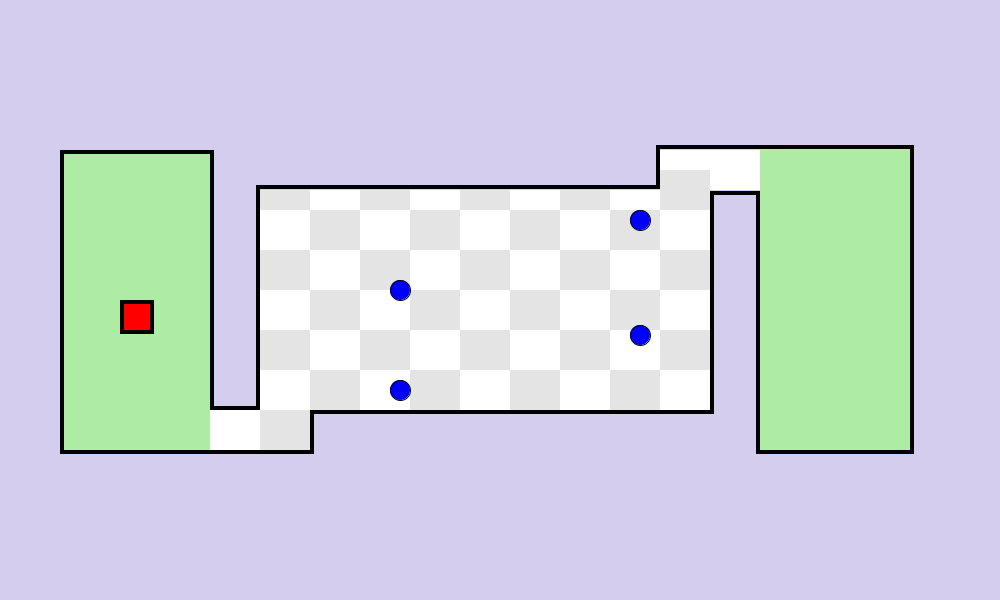
Frame 1 (no input)
Frame 60 (the mouse pressed at the canvas centre just before this capture): identical to frame 1, image omitted
Frame 120 (the mouse held since frame 60 and released just before this capture): identical to frame 1, image omitted

The Processing sketch that drew this single still picture (run headless with seeded random() and noise(); from frame 60 on, the mouse is pressed at the canvas centre):

// Processing sketch: processing_141133
// ── processing_141133.pde

void setup(){
  size(1000,600);
  background(213,205,237);
}
void draw(){
  noStroke();
  fill(174,236,166);
  rect(60,150,150,300);
  fill(255);
  rect(210,410,100,40);
  rect(260,190,450,220);
  rect(660,150,100,40);
  fill(174,236,166);
  rect(760,150,150,300);
  fill(228,228,228);
  rect(260,410,50,40);
  rect(260,330,50,40);
  rect(260,250,50,40);
  rect(260,190,50,20);
  rect(310,370,50,40);
  rect(310,290,50,40);
  rect(310,210,50,40);
  rect(360,330,50,40);
  rect(360,250,50,40);
  rect(360,190,50,20);
  rect(410,370,50,40);
  rect(410,290,50,40);
  rect(410,210,50,40);
  rect(460,330,50,40);
  rect(460,250,50,40);
  rect(460,190,50,20);
  rect(510,370,50,40);
  rect(510,290,50,40);
  rect(510,210,50,40);
  rect(560,330,50,40);
  rect(560,250,50,40);
  rect(560,190,50,20);
  rect(610,370,50,40);
  rect(610,290,50,40);
  rect(610,210,50,40);
  rect(660,330,50,40);
  rect(660,250,50,40);
  rect(660,170,50,40);
  fill(0);
  rect(60,150,4,300);
  rect(60,150,150,4);
  rect(60,450,250,4);
  rect(210,150,4,260);
  rect(210,406,50,4);
  rect(256,188,4,222);
  rect(256,185,400,4); 
  rect(660,145,250,4);
  rect(656,145,4,44);
  rect(910,145,4,305);
  rect(760,450,154,4);
  rect(756,191,4,263);
  rect(710,191,50,4);
  rect(710,191,4,220);
  rect(314,410,400,4);
  rect(310,410,4,44);
  
  fill(255,0,0);
  rect(120,300,30,30);
  fill(0);
  rect(120,300,30,4);
  rect(120,300,4,30);
  rect(120,330,30,4);
  rect(150,300,4,34);
  
  stroke(0);
  fill(0,0,255);
  ellipse(400,390,20,20);
  ellipse(400,290,20,20);
  ellipse(640,335,20,20);
  ellipse(640,220,20,20);
  
}
